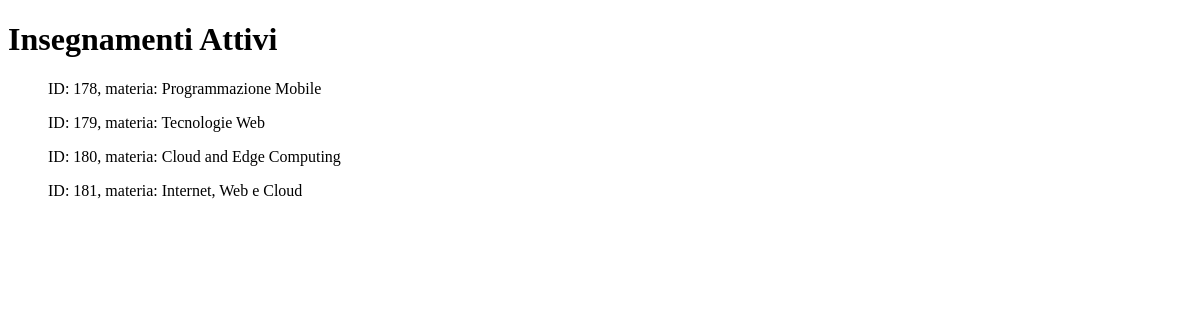
/iscrizioni/insegnamentiattivi/, run on an earlier commit of the app's database.
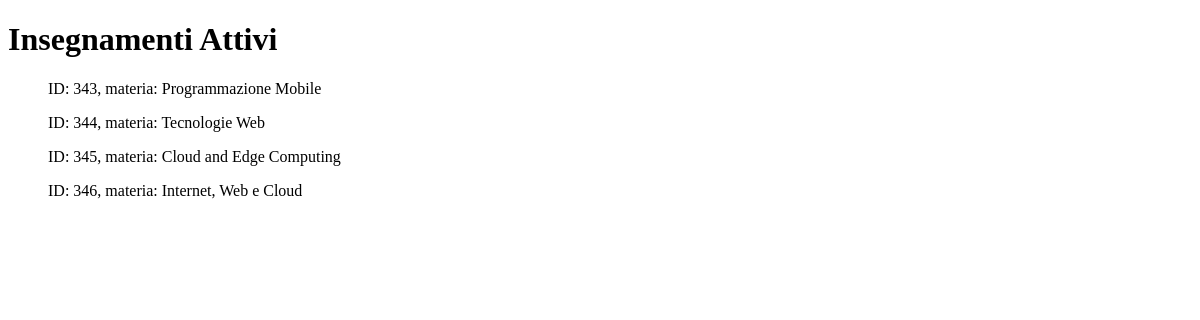
And on a later commit of the database.
### iscrizioni/models.py (models this page shows)
class Insegnamento(models.Model):
  titolo = models.CharField(max_length=50)
  studenti = models.ManyToManyField(Studente, through='Iscrizione', default=None)
  def __str__(self):
    return "ID: " + str(self.pk) + ", materia: " + self.titolo
  class Meta:
    verbose_name_plural = "Insegnamenti"

### iscrizioni/views.py (the view)
# urls.py: path("insegnamentiattivi/", ListaInsegnamentiAttivi.as_view(), name = "insegnamentiattivi"),
class ListaInsegnamentiAttivi(ListView):
  model = Insegnamento
  template_name = "iscrizioni/insegnamenti_attivi.html"
  def get_queryset(self):
    return self.model.objects.exclude(studenti__isnull=True)
  def get_context_data(self, **kwargs):
    context = super().get_context_data(**kwargs)
    context['titolo'] = "Insegnamenti Attivi"
    return context

### iscrizioni/templates/iscrizioni/insegnamenti_attivi.html (shortened to what this page needs)
{% extends 'base.html' %}
{% block content %}
<h1> {{titolo}} </h1>
{% for p in object_list %}
<ul>
  {{ p }}
</ul>
{% endfor %}
{% endblock %}

What changed in the data, as far as the page shows it:
removed Insegnamento: id+titolo "ID: 178, materia: Programmazione Mobile"
removed Insegnamento: id+titolo "ID: 179, materia: Tecnologie Web"
removed Insegnamento: id+titolo "ID: 180, materia: Cloud and Edge Computing"
removed Insegnamento: id+titolo "ID: 181, materia: Internet, Web e Cloud"
added Insegnamento: id+titolo "ID: 343, materia: Programmazione Mobile"
added Insegnamento: id+titolo "ID: 344, materia: Tecnologie Web"
added Insegnamento: id+titolo "ID: 345, materia: Cloud and Edge Computing"
added Insegnamento: id+titolo "ID: 346, materia: Internet, Web e Cloud"
